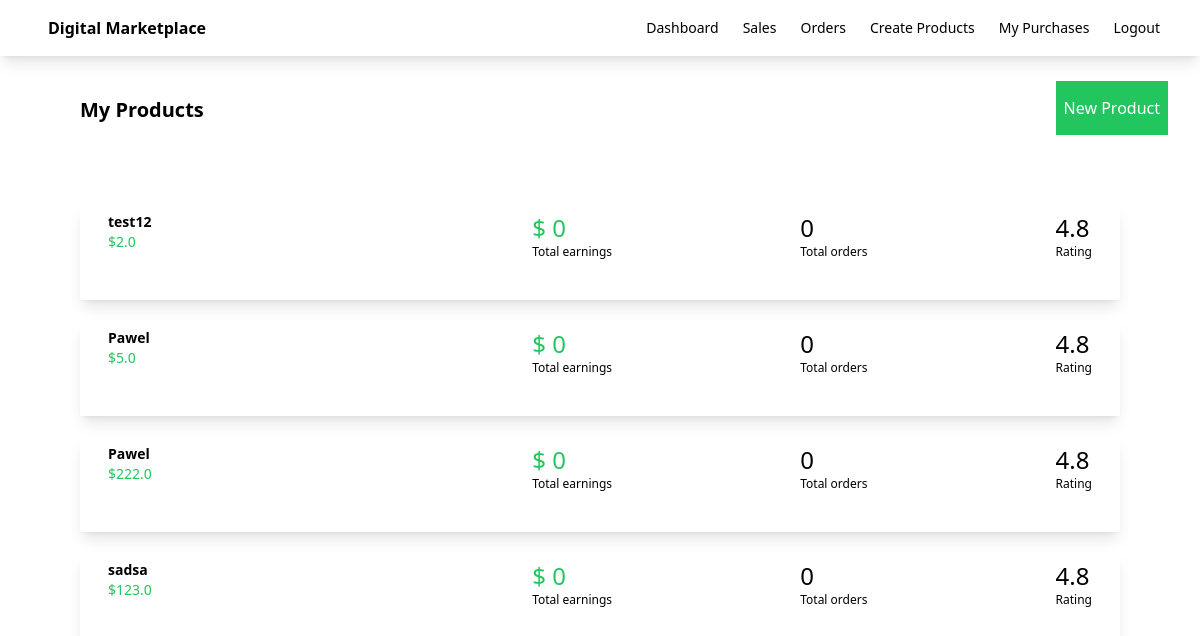
/dashboard (signed in), run on the app's committed database.
### myapp/models.py (models this page shows, shortened)
class Product(models.Model):
    seller = models.ForeignKey(User, on_delete=models.CASCADE)
    name = models.CharField(max_length=100)
    description = models.CharField(max_length=100)
    price = models.FloatField()
    file = models.FileField(upload_to='uploads')
    total_sales_amount = models.IntegerField(default=0)
    total_sales = models.IntegerField(default=0)

### myapp/views.py (the view)
# urls.py: path('dashboard',views.dashboard,name='dashboard'),
def dashboard(request):
    products = Product.objects.filter(seller=request.user)
    return render(request, 'myapp/dashboard.html',{'products':products})

### myapp/templates/myapp/dashboard.html (shortened to what this page needs)
{% extends 'myapp/base.html' %}
{% block body %}
    <div class="flex justify-between">
        <div class="ml-20 mt-10 font-bold text-xl">My Products</div>
        <div class="ml-20 mt-10">
            <a class="bg-green-500 text-white px-2 py-4 mr-8" href="{% url 'createproduct' %}">New Product</a>
        </div>
    </div>
    <div class="products-container p-10 m-5">
        {% for product in products %}
        <div class="flex shadow-lg m-5 p-2 justify-between">
            <div class="flex w-1/4">
                <div class="relative group">
                    <a href="{% url 'editproduct' product.id %}">
                <div class="ml-5">
                    <div class="font-bold text-sm"> {{ product.name }}</div>
                    <div class="text-sm text-green-500">${{ product.price }}</div>
                </div>
                </a>
            </div>
            </div>
            <div>
                <div class="text-2xl text-green-500">$ {{ product.total_sales_amount }}</div>
                <div class="text-xs">Total earnings</div>
            </div>
            <div>
                <div class="text-2xl">{{ product.total_sales }}</div>
                <div class="text-xs">Total orders</div>
            </div>
            <div class="pr-5">
                <div class="text-2xl">4.8</div>
                <div class="text-xs">Rating</div>
            </div>
        </div>
        {% endfor %}
    </div>
{% endblock %}

### data on the page
Product: name "test12", price "2.0", total_sales_amount "0", total_sales "0"
Product: name "Pawel", price "5.0", total_sales_amount "0", total_sales "0"
Product: name "Pawel", price "222.0", total_sales_amount "0", total_sales "0"
Product: name "sadsa", price "123.0", total_sales_amount "0", total_sales "0"
